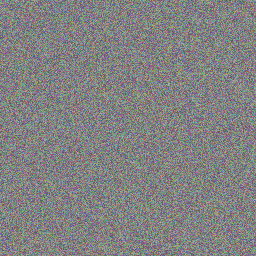
#> input picture comparison_test.png, 256 x 256 px
$ jupyter execute DWT_vs_LSB_Comparison.ipynb   (older library calls are emulated)
#> lines starting #> are read from the running program, lines starting #| are printed output that depends on the picture
### dwt_algorithm.py
import numpy as np
import cv2
import time
import pywt
from skimage.metrics import structural_similarity as ssim
import os


class DWTSteganography:
    def __init__(self):
        self.wavelet = 'haar'
        self.mode = 'periodization'
        self.embedding_strength = 4.0  # Δ for quantization
        self.embed_channel = 0  # Blue channel
        self.quantization_step = 32.0  # Q step for true DWT embedding. Increased for robustness.

    def _ensure_dwt_compatible_size(self, image):
        """Ensure image dimensions are compatible with 2-level DWT"""
        h, w = image.shape[:2]
        # For 2-level DWT, dimensions must be divisible by 4
        new_h = (h // 4) * 4
        new_w = (w // 4) * 4

        if new_h != h or new_w != w:
            image = image[:new_h, :new_w]
            print(f"DEBUG: Resized from {h}x{w} to {new_h}x{new_w} for DWT compatibility")

        return image

    def text_to_binary(self, text: str) -> str:
        return ''.join(format(byte, '08b') for byte in text.encode('utf-8'))

    def binary_to_text(self, binary: str) -> str:
        if len(binary) % 8 != 0:
            return "Error: Binary string length is not a multiple of 8"
        try:
            b = bytearray(int(binary[i:i+8], 2) for i in range(0, len(binary), 8))
            # Use 'strict' to catch errors, which indicates corruption
            return b.decode('utf-8', errors='strict').rstrip('\x00')
        except UnicodeDecodeError:
            return "Error: Failed to decode UTF-8 string. Data may be corrupt."
        except Exception as e:
            return f"Error: Extraction failed during binary to text conversion: {e}"

    def _dwt_quantization_embed(self, coeff, bit, Q):
        """Quantization Index Modulation (QIM) embedding with dithers.
        Uses two cosets separated by Q/2: d0=0 for bit 0, d1=Q/2 for bit 1.
        """
        dither = 0.0 if bit == '0' else (Q / 2.0)
        return Q * np.round((coeff - dither) / Q) + dither

    def _dwt_quantization_extract(self, coeff, Q):
        """QIM extraction: decide which dithered lattice the coeff is closer to."""
        # Distance to bit 0 lattice (dither = 0)
        recon0 = Q * np.round(coeff / Q)
        dist0 = abs(coeff - recon0)
        # Distance to bit 1 lattice (dither = Q/2)
        recon1 = Q * np.round((coeff - (Q / 2.0)) / Q) + (Q / 2.0)
        dist1 = abs(coeff - recon1)
        return '1' if dist1 < dist0 else '0'

    # [26 lines left out: functions _adaptive_quantization_embed, _adaptive_quantization_extract, not called in this run]

    def embed_text(self, image_path: str, secret_text: str):
        """True DWT steganography embedding"""
        start_time = time.time()

        print(f"DEBUG: Embedding '{secret_text}' using TRUE DWT steganography")

        image = cv2.imread(image_path)
        if image is None:
            raise ValueError("Could not read image")

        # Ensure DWT-compatible dimensions
        image = self._ensure_dwt_compatible_size(image)
        original_image = image.copy()

        # Work with floating point
        float_image = image.astype(np.float64)
        channel = float_image[:, :, self.embed_channel]

        # Prepare message with length header
        text_binary = self.text_to_binary(secret_text)
        text_length_in_bytes = len(text_binary) // 8
        header = format(text_length_in_bytes, '024b')  # 24-bit header for byte length
        full_message = header + text_binary

        print(f"DEBUG: Message length: {len(full_message)} bits")
        print(f"DEBUG: Header: {header} (text length in bytes: {text_length_in_bytes})")

        # 2-level DWT decomposition (TRUE DWT)
        coeffs = pywt.wavedec2(channel, self.wavelet, level=2, mode=self.mode)

        # Extract subbands: [cA2, (cH2, cV2, cD2), (cH1, cV1, cD1)]
        cA2 = coeffs[0]
        cH2, cV2, cD2 = coeffs[1]  # Level 2 details
        cH1, cV1, cD1 = coeffs[2]  # Level 1 details

        # Use mid-frequency coefficients (cH2) for embedding - standard in DWT steganography
        embed_coeffs = cH2.flatten()
        print(f"DEBUG: Available mid-frequency coefficients: {len(embed_coeffs)}")

        if len(full_message) > len(embed_coeffs):
            raise ValueError(f"Message too long for DWT capacity: {len(full_message)} > {len(embed_coeffs)}")

        # True DWT embedding using quantization
        modified_coeffs = embed_coeffs.copy()
        base_Q = self.quantization_step

        for i, bit in enumerate(full_message):
            # Use fixed quantization for robustness
            modified_coeffs[i] = self._dwt_quantization_embed(
                embed_coeffs[i], bit, base_Q
            )

        # Reconstruct DWT with modified coefficients
        modified_cH2 = modified_coeffs.reshape(cH2.shape)
        modified_coeffs_struct = [cA2, (modified_cH2, cV2, cD2), (cH1, cV1, cD1)]

        # Inverse DWT
        stego_channel = pywt.waverec2(modified_coeffs_struct, self.wavelet, mode=self.mode)

        # Handle reconstruction size differences
        if stego_channel.shape != channel.shape:
            min_h = min(stego_channel.shape[0], channel.shape[0])
            min_w = min(stego_channel.shape[1], channel.shape[1])
            stego_channel = stego_channel[:min_h, :min_w]
            float_image = float_image[:min_h, :min_w]

        # Update stego image
        float_image[:, :, self.embed_channel] = stego_channel
        stego_image = np.clip(float_image, 0, 255).astype(np.uint8)

        embedding_time = time.time() - start_time

        # Calculate metrics
        metrics = self.calculate_real_metrics(original_image, stego_image)
        metrics.update({
            'embedding_time': embedding_time,
            'text_length': text_length_in_bytes,
            'bits_embedded': len(full_message),
            'capacity': len(embed_coeffs),
            'capacity_usage': (len(full_message) / len(embed_coeffs)) * 100,
            'wavelet': self.wavelet,
            'embedding_channel': 'Blue',
            'embedding_strength': self.embedding_strength,
            'dwt_levels': 2,
            'embedding_domain': 'Mid-frequency DWT coefficients (cH2)'
        })

        print(f"DEBUG: True DWT embedding complete - PSNR: {metrics['psnr']:.2f} dB")
        return stego_image, metrics

    def extract_text(self, stego_image_path: str):
        """True DWT steganography extraction"""
        start_time = time.time()

        try:
            print(f"DEBUG: Extracting using TRUE DWT steganography from {stego_image_path}")

            stego_image = cv2.imread(stego_image_path)
            if stego_image is None:
                return "Error: Could not read stego image", 0.0

            # Ensure DWT-compatible dimensions
            stego_image = self._ensure_dwt_compatible_size(stego_image)
            channel = stego_image[:, :, self.embed_channel].astype(np.float64)

            # 2-level DWT decomposition (same as embedding)
            coeffs = pywt.wavedec2(channel, self.wavelet, level=2, mode=self.mode)
            cH2 = coeffs[1][0]  # Mid-frequency coefficients

            extract_coeffs = cH2.flatten()
            print(f"DEBUG: Extracting from {len(extract_coeffs)} coefficients")

            # Extract header (24 bits)
            header_bits = []
            base_Q = self.quantization_step

            for i in range(24):
                if i >= len(extract_coeffs):
                    return "Error: Not enough coefficients for header", time.time() - start_time

                # Use fixed quantization for robustness
                bit = self._dwt_quantization_extract(extract_coeffs[i], base_Q)
                header_bits.append(bit)

            header_str = ''.join(header_bits)
            print(f"DEBUG: Extracted header: {header_str}")

            try:
                text_length_in_bytes = int(header_str, 2)
                print(f"DEBUG: Decoded text length: {text_length_in_bytes} bytes")
            except ValueError:
                return "Error: Invalid header format", time.time() - start_time

            # Set a reasonable limit for message size in bytes
            if text_length_in_bytes <= 0 or text_length_in_bytes > len(extract_coeffs):
                return f"Error: Invalid text length in header: {text_length_in_bytes} bytes", time.time() - start_time

            # Extract message bits
            message_bits = []
            required_bits = text_length_in_bytes * 8

            if 24 + required_bits > len(extract_coeffs):
                return "Error: Not enough coefficients for full message", time.time() - start_time

            for i in range(24, 24 + required_bits):
                if i >= len(extract_coeffs):
                    return "Error: Not enough coefficients for full message", time.time() - start_time
                # Use fixed quantization for robustness
                bit = self._dwt_quantization_extract(extract_coeffs[i], base_Q)
                message_bits.append(bit)

            message_binary = ''.join(message_bits)
            extracted_text = self.binary_to_text(message_binary)

            print(f"DEBUG: Successfully extracted: '{extracted_text}'")

            extraction_time = time.time() - start_time
            return extracted_text, extraction_time

        except Exception as e:
            print(f"DEBUG: Extraction error: {e}")
            import traceback
            traceback.print_exc()
            return f"Error: {str(e)}", time.time() - start_time

    def calculate_real_metrics(self, original, stego):
        """Calculate image quality metrics"""
        if original.shape != stego.shape:
            min_h = min(original.shape[0], stego.shape[0])
            min_w = min(original.shape[1], stego.shape[1])
            original = original[:min_h, :min_w]
            stego = stego[:min_h, :min_w]

        orig_f = original.astype(np.float64)
        steg_f = stego.astype(np.float64)

        mse = np.mean((orig_f - steg_f) ** 2)
        psnr = 100.0 if mse == 0 else 20 * np.log10(255.0 / np.sqrt(mse))

        if len(original.shape) == 3:
            ssim_val = np.mean([ssim(original[:, :, i], stego[:, :, i], data_range=255) for i in range(3)])
        else:
            ssim_val = ssim(original, stego, data_range=255)

        return {'mse': float(mse), 'psnr': float(psnr), 'snr': float(psnr), 'ssim': float(ssim_val)}

    # [34 lines left out: functions analyze_image, save_stego_image, detect_steganography, not called in this run]


# Test the TRUE DWT implementation
# [54 lines that do not run on import are left out]

### DWT_vs_LSB_Comparison.ipynb
# DWT vs LSB Steganography: Quantitative Comparison

This notebook compares a DWT (wavelet-domain) steganography method against a simple LSB (spatial-domain) method using objective image quality and robustness metrics.

[cell 1]
# Imports and setup
import os, time, math, random
import numpy as np
import cv2
import pywt
from skimage.metrics import structural_similarity as ssim
from dwt_algorithm import DWTSteganography

# Utility: metrics

def compute_psnr(original: np.ndarray, stego: np.ndarray) -> float:
    o = original.astype(np.float64)
    s = stego.astype(np.float64)
    mse = np.mean((o - s) ** 2)
    if mse == 0:
        return 100.0
    return 20 * math.log10(255.0 / math.sqrt(mse))


def compute_ssim(original: np.ndarray, stego: np.ndarray) -> float:
    if original.ndim == 3 and original.shape[2] == 3:
        return float(np.mean([ssim(original[:, :, i], stego[:, :, i], data_range=255) for i in range(3)]))
    return float(ssim(original, stego, data_range=255))


# Utility: load or create test image

def load_or_create_image(path: str = "comparison_test.png", size=(256, 256)) -> str:
    if not os.path.exists(path):
        img = np.random.randint(80, 180, (size[0], size[1], 3), dtype=np.uint8)
        cv2.imwrite(path, img)
    return path

[cell 2]
# Simple LSB steganography (spatial domain)

def text_to_bits(text: str) -> str:
    return ''.join(format(b, '08b') for b in text.encode('utf-8'))


def bits_to_text(bits: str) -> str:
    if len(bits) % 8 != 0:
        raise ValueError("bit length not multiple of 8")
    try:
        data = bytearray(int(bits[i:i+8], 2) for i in range(0, len(bits), 8))
        return data.decode('utf-8', errors='strict')
    except Exception as e:
        return f"Error: {e}"


def lsb_embed(image: np.ndarray, message: str) -> np.ndarray:
    h, w, c = image.shape
    total_pixels = h * w
    # Use blue channel for fairness
    channel = image[:, :, 0].copy()
    flat = channel.flatten()
    # header: 24-bit length in bytes
    payload_bits = text_to_bits(message)
    header = format(len(payload_bits) // 8, '024b')
    all_bits = header + payload_bits
    if len(all_bits) > total_pixels:
        raise ValueError("Message too long for LSB capacity")
    # write bits into LSBs
    for i, bit in enumerate(all_bits):
        flat[i] = (flat[i] & 0xFE) | (1 if bit == '1' else 0)
    channel2 = flat.reshape(channel.shape)
    out = image.copy()
    out[:, :, 0] = channel2
    return out


def lsb_extract(stego: np.ndarray) -> str:
    h, w, c = stego.shape
    channel = stego[:, :, 0]
    flat = channel.flatten()
    # header 24 bits
    header_bits = ''.join('1' if (flat[i] & 1) else '0' for i in range(24))
    try:
        msg_len = int(header_bits, 2)
    except Exception:
        return "Error: invalid header"
    total_bits = msg_len * 8
    if 24 + total_bits > flat.size:
        return "Error: not enough data"
    data_bits = ''.join('1' if (flat[24 + i] & 1) else '0' for i in range(total_bits))
    return bits_to_text(data_bits)

[cell 3]
# Experiment runner: DWT vs LSB

def run_experiment(secret_text: str, image_path: str = None, q_step: float = 32.0):
#> called with q_step = 32
    image_path = load_or_create_image(image_path or "comparison_test.png")
    img = cv2.imread(image_path)
#> img is the input picture: shape (256, 256, 3); mean B, G, R 129.5, 129.4, 129.4

    # DWT embedding
    dwt = DWTSteganography()
    dwt.quantization_step = q_step
    dwt.embed_channel = 0  # blue

    t0 = time.time()
    stego_dwt, metrics = dwt.embed_text(image_path, secret_text)
#> in embed_text, `channel = float_image[:, :, self.embed_channel]`:
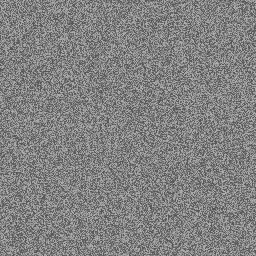
#> channel: shape (256, 256) float64; min 80, max 179, mean 129.5
#> in embed_text, `coeffs = pywt.wavedec2(channel, self.wavelet, level=2, mode=self.mode)`: coeffs = 3 items
#> in embed_text, `cA2 = coeffs[0]`:
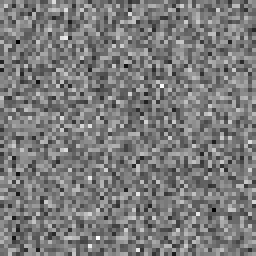
#> cA2: shape (64, 64) float64 (shown 4 times larger); min 413.5, max 629.5, mean 518.1; drawn with min black and max white
#> in embed_text, `cH2, cV2, cD2 = coeffs[1]`:
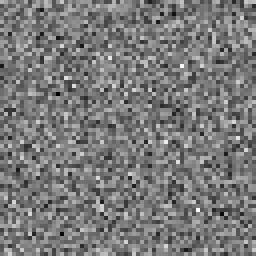
#> cH2: shape (64, 64) float64 (shown 4 times larger); min -102.8, max 113.8, mean 0.8; drawn with min black and max white
#> in embed_text, `cH2, cV2, cD2 = coeffs[1]`:
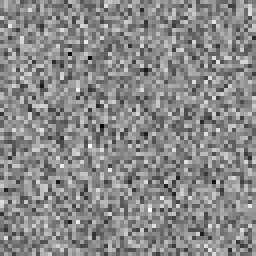
#> cV2: shape (64, 64) float64 (shown 4 times larger); min -111.5, max 95.5, mean -0.1; drawn with min black and max white
#> in embed_text, `cH2, cV2, cD2 = coeffs[1]`:
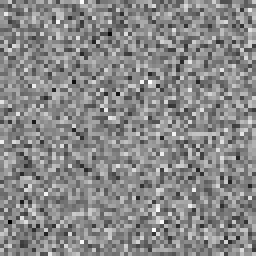
#> cD2: shape (64, 64) float64 (shown 4 times larger); min -110.3, max 96, mean 0.4; drawn with min black and max white
#> in embed_text, `cH1, cV1, cD1 = coeffs[2]`:
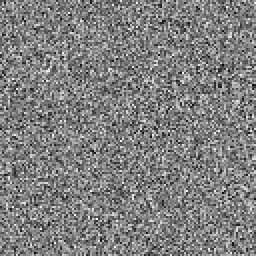
#> cH1: shape (128, 128) float64 (shown 2 times larger); min -89.5, max 89, mean 0.1; drawn with min black and max white
#> in embed_text, `cH1, cV1, cD1 = coeffs[2]`:
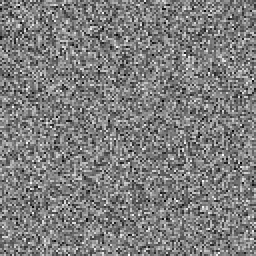
#> cV1: shape (128, 128) float64 (shown 2 times larger); min -88, max 90, mean 0; drawn with min black and max white
#> in embed_text, `cH1, cV1, cD1 = coeffs[2]`:
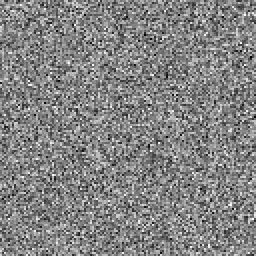
#> cD1: shape (128, 128) float64 (shown 2 times larger); min -90.5, max 85, mean 0.2; drawn with min black and max white
#> in embed_text, `embed_coeffs = cH2.flatten()`: embed_coeffs = 4096 values, max 113.8 at index 3377, min -102.8 at index 1486, mean 0.805
#| DEBUG: Available mid-frequency coefficients: 4096
#> in embed_text, `modified_coeffs = embed_coeffs.copy()`: modified_coeffs has the same summary as embed_coeffs
#> after the loop in embed_text, `for i, bit in enumerate(full_message):`: modified_coeffs = 4096 values, max 113.8 at index 3377, min -102.8 at index 1486, mean 0.739
#> in calculate_real_metrics, `mse = np.mean((orig_f - steg_f) ** 2)`: mse = 0.17
#> in calculate_real_metrics, `psnr = 100.0 if mse == 0 else 20 * np.log10(255.0 / np.sqrt(mse))`: psnr = 55.82
#> in calculate_real_metrics, `ssim_val = np.mean([ssim(original[:, :, i], stego[:, :, i], data_range..`: ssim_val = 1
#> in embed_text, `metrics = self.calculate_real_metrics(original_image, stego_image)`: metrics = {'mse': 0.17, 'psnr': 55.82, 'snr': 55.82, 'ssim': 1}
#| DEBUG: True DWT embedding complete - PSNR: 55.82 dB
#> metrics = 14 items
    t_embed_dwt = time.time() - t0

    psnr_dwt = compute_psnr(img, stego_dwt)
#> in compute_psnr, `mse = np.mean((o - s) ** 2)`: mse = 0.17
#> psnr_dwt = 55.82
    ssim_dwt = compute_ssim(img, stego_dwt)
#> ssim_dwt = 1

    # Extract DWT
    cv2.imwrite("_tmp_dwt.png", stego_dwt, [cv2.IMWRITE_PNG_COMPRESSION, 0])
    extracted_dwt, t_extract_dwt = dwt.extract_text("_tmp_dwt.png")
#> in extract_text, `coeffs = pywt.wavedec2(channel, self.wavelet, level=2, mode=self.mode)`: coeffs = 3 items
#> in extract_text, `extract_coeffs = cH2.flatten()`: extract_coeffs = 4096 values, max 113.8 at index 3377, min -102.8 at index 1486, mean 0.748
#| DEBUG: Extracting from 4096 coefficients
#> the loop in extract_text, `for i in range(24):` made 24 passes
#> (recon0 in _dwt_quantization_extract, dist0 in _dwt_quantization_extract, recon1 in _dwt_quantization_extract, dist1 in _dwt_quantization_extract, bit) on passes 1 to 8: (64, 1.42e-14, 80, 16, '0'), (32, 1.5, 48, 14.5, '0'), (0, 0.25, -16, 15.75, '0'), (32, 1.75, 48, 14.25, '0'), (0, 1.5, 16, 14.5, '0'), (0, 4.02e-14, 16, 16, '0'), (32, 1.75, 48, 14.25, '0'), (-32, 0.5, -16, 15.5, '0')
#> after the loop in extract_text, `for i in range(24):`: header_bits = ['0', '0', '0', '0', '0', '0', '0', '0', '0', '0', '0', '0', '0', '0', '0', '0', '0', '0', '1', '0', '1', '0', '0', '1']
#| DEBUG: Extracted header: 000000000000000000101001
#> in extract_text, `text_length_in_bytes = int(header_str, 2)`: text_length_in_bytes = 41
#| DEBUG: Decoded text length: 41 bytes
#> in extract_text, `required_bits = text_length_in_bytes * 8`: required_bits = 328
#> the loop in extract_text, `for i in range(24, 24 + required_bits):` made 328 passes
#> (recon0 in _dwt_quantization_extract, dist0 in _dwt_quantization_extract, recon1 in _dwt_quantization_extract, dist1 in _dwt_quantization_extract, bit) on passes 1 to 3: (-32, 5.68e-14, -16, 16, '0'), (0, 15.25, 16, 0.75, '1'), (-32, 1, -48, 15, '0')
#> after the loop in extract_text, `for i in range(24, 24 + required_bits):`: message_bits = 328 items, first 6: '0', '1', '0', '0', '1', '0'
#| DEBUG: Successfully extracted: 'Hello DWT vs LSB! This is a demo message.'
#> t_extract_dwt = 0.044

    # LSB embedding
    t1 = time.time()
    stego_lsb = lsb_embed(img, secret_text)
    t_embed_lsb = time.time() - t1

    psnr_lsb = compute_psnr(img, stego_lsb)
#> psnr_lsb = 78.66
    ssim_lsb = compute_ssim(img, stego_lsb)
#> ssim_lsb = 1

    # Extract LSB
    cv2.imwrite("_tmp_lsb.png", stego_lsb, [cv2.IMWRITE_PNG_COMPRESSION, 0])
    t2 = time.time()
    extracted_lsb = lsb_extract(stego_lsb)
#> in lsb_extract, `msg_len = int(header_bits, 2)`: msg_len = 41
#> in lsb_extract, `total_bits = msg_len * 8`: total_bits = 328
    t_extract_lsb = time.time() - t2

    return {
        'dwt': {
            'psnr': psnr_dwt,
            'ssim': ssim_dwt,
            'embed_time': t_embed_dwt,
            'extract_time': t_extract_dwt,
            'extracted': extracted_dwt,
            'capacity_used_bits': metrics['bits_embedded'],
        },
        'lsb': {
            'psnr': psnr_lsb,
            'ssim': ssim_lsb,
            'embed_time': t_embed_lsb,
            'extract_time': t_extract_lsb,
            'extracted': extracted_lsb,
            'capacity_used_bits': 24 + len(secret_text.encode('utf-8')) * 8,
        }
    }

[cell 4]
# Run a basic comparison
secret = "Hello DWT vs LSB! This is a demo message."
results = run_experiment(secret, image_path=None, q_step=32.0)
#> results = 2 items
results

[cell 5]
# Optional robustness tests (JPEG and noise)

def jpeg_roundtrip(img: np.ndarray, quality=85) -> np.ndarray:
    ok, buf = cv2.imencode('.jpg', img, [int(cv2.IMWRITE_JPEG_QUALITY), quality])
    if not ok:
        raise RuntimeError('JPEG encode failed')
    return cv2.imdecode(buf, cv2.IMREAD_COLOR)


def add_gaussian_noise(img: np.ndarray, sigma=2.0) -> np.ndarray:
    noise = np.random.normal(0, sigma, img.shape).astype(np.float64)
    out = np.clip(img.astype(np.float64) + noise, 0, 255).astype(np.uint8)
    return out

# Test extraction robustness
stego_dwt_png = cv2.imread("_tmp_dwt.png")
stego_lsb_png = cv2.imread("_tmp_lsb.png")

stego_dwt_jpg = jpeg_roundtrip(stego_dwt_png, quality=85)
stego_lsb_jpg = jpeg_roundtrip(stego_lsb_png, quality=85)

stego_dwt_noisy = add_gaussian_noise(stego_dwt_png, sigma=2.0)
stego_lsb_noisy = add_gaussian_noise(stego_lsb_png, sigma=2.0)

# DWT extractor requires file path; save temporaries
cv2.imwrite("_tmp_dwt_jpg.jpg", stego_dwt_jpg)
cv2.imwrite("_tmp_dwt_noisy.png", stego_dwt_noisy)

# Reuse DWT class for extraction
_dwt = DWTSteganography()
ex_dwt_jpg, t_jpg = _dwt.extract_text("_tmp_dwt_jpg.jpg")
#> call 2 of extract_text, with stego_image_path = '_tmp_dwt_jpg.jpg'
#> in extract_text (call 2), `channel = stego_image[:, :, self.embed_channel].astype(np.float64)`:
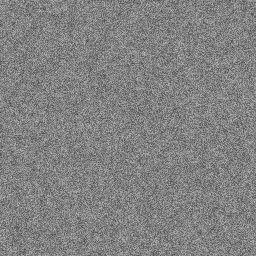
#> channel: shape (256, 256) float64; min 60, max 199, mean 129.5
#> in extract_text (call 2), `cH2 = coeffs[1][0]`:
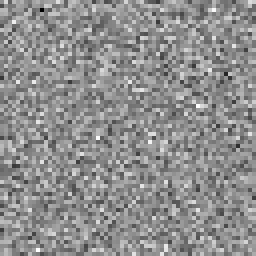
#> cH2: shape (64, 64) float64 (shown 4 times larger); min -92.75, max 72.25, mean -0.1; drawn with min black and max white
#> in extract_text (call 2), `extract_coeffs = cH2.flatten()`: extract_coeffs = 4096 values, max 72.25 at index 1713, min -92.75 at index 138, mean -0.0621
#| DEBUG: Extracting from 4096 coefficients
#> (the rest of the program and of its run is left out)
